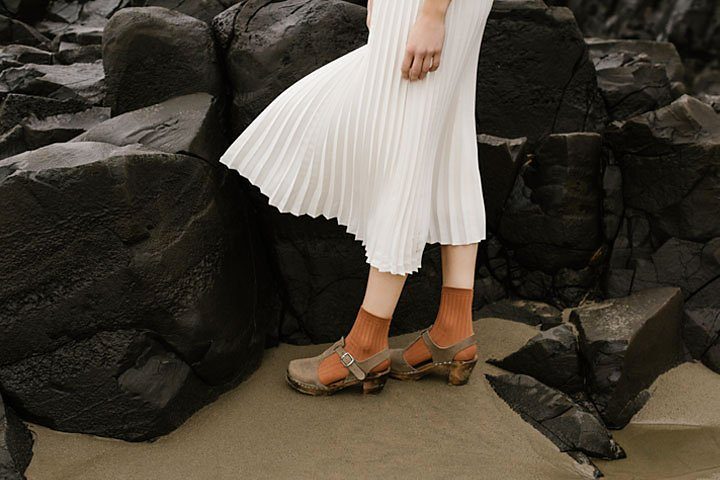
#> input picture question/a1images/highlights_and_shadows.jpg, 720 x 480 px
$ jupyter execute q4.ipynb   (shell and % lines are left out)
#> lines starting #> are read from the running program, lines starting #| are printed output that depends on the picture; after the words box and inside, x2 and y2 are one past the last pixel; in counts of white or black regions, pixels touching at a corner belong together
[cell 1]
import os
import cv2
import numpy as np
import matplotlib.pyplot as plt

# images are inside question/a1images/
IMG_DIR  = os.path.normpath(os.path.join(os.getcwd(), '..', 'question', 'a1images'))
SAVE_DIR = os.path.join(os.getcwd(), 'outputs')
os.makedirs(SAVE_DIR, exist_ok=True)

[cell 2]
# same idea as q3 histeq but only touches pixels where mask is True
# CDF is built from masked pixels only, background stays unchanged
def histeq_masked(img, mask):
    pixels  = img[mask]
    hist    = np.bincount(pixels.ravel(), minlength=256).astype(np.float64)
    cdf     = hist.cumsum()
    cdf_min = cdf[cdf > 0][0]
    lut     = np.round((cdf - cdf_min) / (pixels.size - cdf_min) * 255).astype(np.uint8)
    out     = img.copy()
    out[mask] = lut[img[mask]]  # only write back to masked region
    return out

[cell 3]
# load image and convert to gray
# Otsu picks the threshold automatically by maximizing between-class variance
# THRESH_BINARY_INV flips it so the darker foreground ends up white in binary
img  = cv2.imread(os.path.join(IMG_DIR, 'highlights_and_shadows.jpg'))
#> img is the input picture: shape (480, 720, 3); mean B, G, R 58.1, 68.6, 75.7
gray = cv2.cvtColor(img, cv2.COLOR_BGR2GRAY)
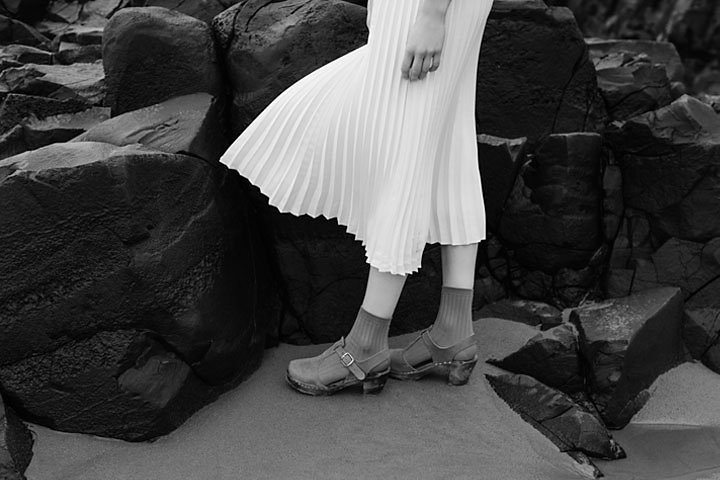
#> gray: shape (480, 720); min 0, max 255, mean 69.5

thresh, binary = cv2.threshold(gray, 0, 255, cv2.THRESH_BINARY_INV + cv2.THRESH_OTSU)
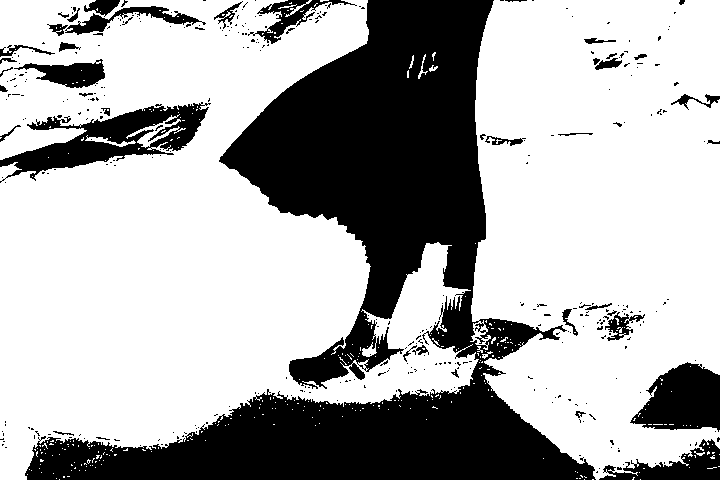
#> binary: shape (480, 720); 67.9% white; 355 black regions (315 under 20 px), largest, box (x1, y1, x2, y2) and area: (25, 0, 596, 480) 90453, (0, 102, 211, 183) 6289, (630, 362, 720, 432) 4310
#> thresh = 91
print(f'Otsu threshold: {int(thresh)}')
#| Otsu threshold: 91

[cell 4]
# white pixels in binary are the foreground — equalize only those
mask   = binary == 255
result = histeq_masked(gray, mask)
#> in histeq_masked, `hist    = np.bincount(pixels.ravel(), minlength=256).astype(np.float64)`: hist = 256 values, max 7412 at index 18, min 0 at index 92, mean 916.2
#> in histeq_masked, `cdf     = hist.cumsum()`: cdf = 256 values from 456 to 234538
#> in histeq_masked, `cdf_min = cdf[cdf > 0][0]`: cdf_min = 456
#> in histeq_masked, `lut     = np.round((cdf - cdf_min) / (pixels.size - cdf_min) * 255).as..`: lut = 256 values from 0 to 255
#> in histeq_masked, `out[mask] = lut[img[mask]]`:
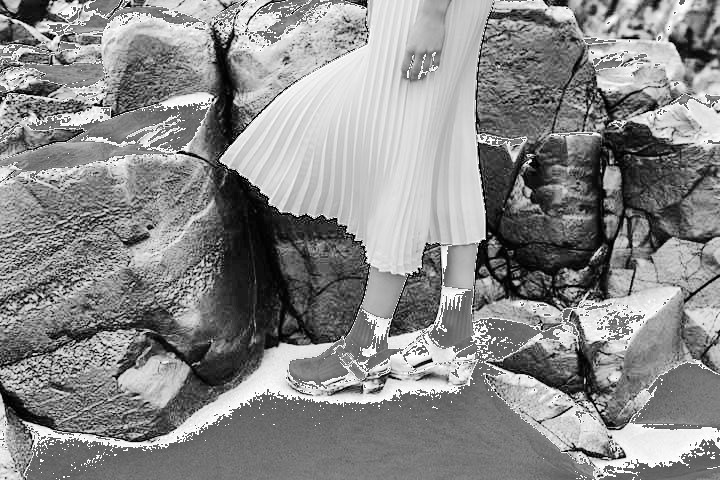
#> out: shape (480, 720); min 0, max 255, mean 137.2

[cell 5]
# top row: original color + the Otsu mask
# bottom row: plain grayscale vs the selectively equalized result
fig, axes = plt.subplots(2, 2, figsize=(12, 8))

axes[0, 0].imshow(cv2.cvtColor(img, cv2.COLOR_BGR2RGB))
axes[0, 0].set_title('Original')
axes[0, 0].axis('off')

axes[0, 1].imshow(binary, cmap='gray')
axes[0, 1].set_title(f'Otsu mask  (threshold = {int(thresh)})')
axes[0, 1].axis('off')

axes[1, 0].imshow(gray, cmap='gray')
axes[1, 0].set_title('Grayscale')
axes[1, 0].axis('off')

axes[1, 1].imshow(result, cmap='gray')
axes[1, 1].set_title('Foreground equalized')
axes[1, 1].axis('off')

plt.tight_layout()
plt.savefig(os.path.join(SAVE_DIR, 'q4_otsu_eq.png'), dpi=150)
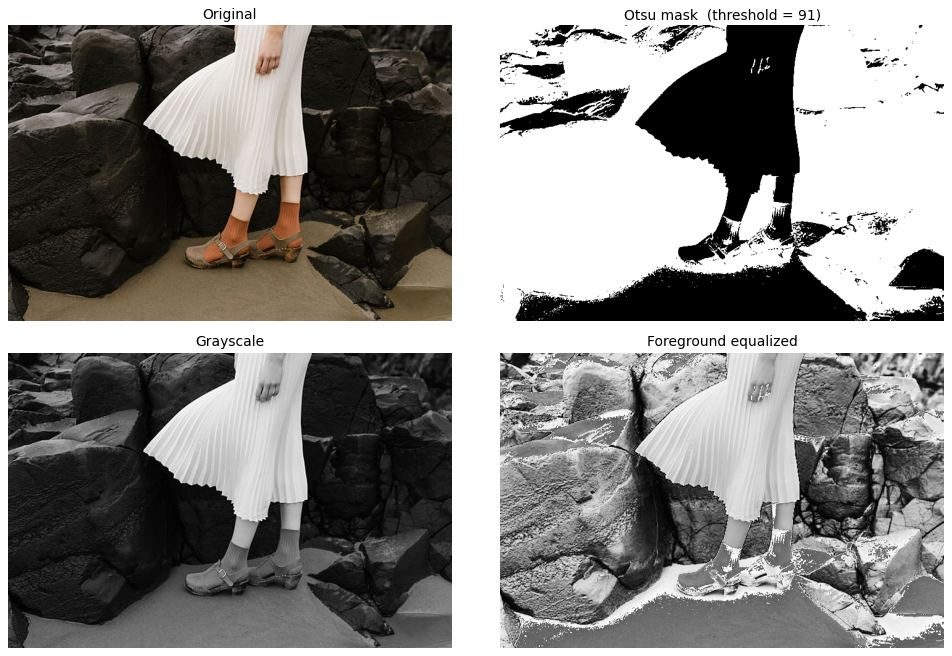
#> figure drawn by matplotlib, 4 panels
plt.show()

$ run again, with question/a1images/daisy.jpg copied over question/a1images/highlights_and_shadows.jpg
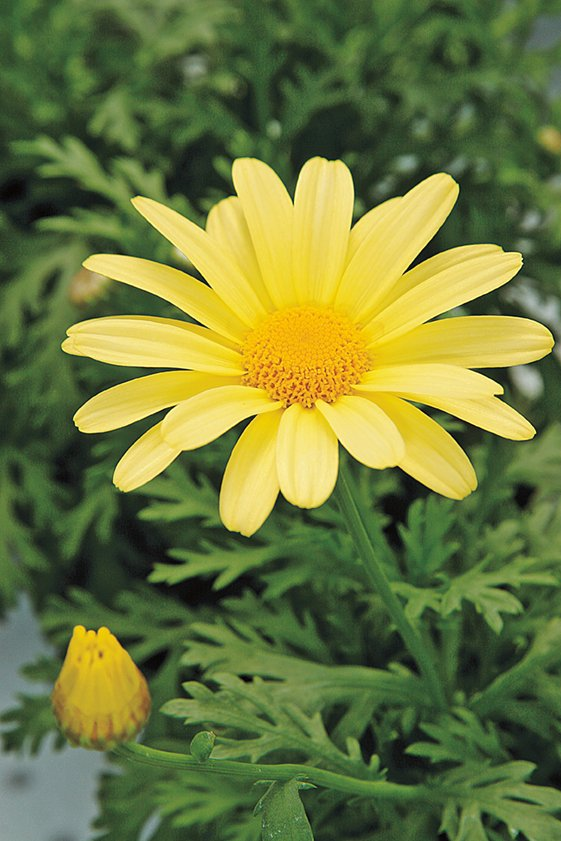
#> input picture question/a1images/daisy.jpg, 561 x 841 px
#> img is the input picture: shape (841, 561, 3); mean B, G, R 60.7, 120.3, 108.5
#> `thresh, binary = cv2.threshold(gray, 0, 255, cv2.THRESH_BINARY_INV + c..`:
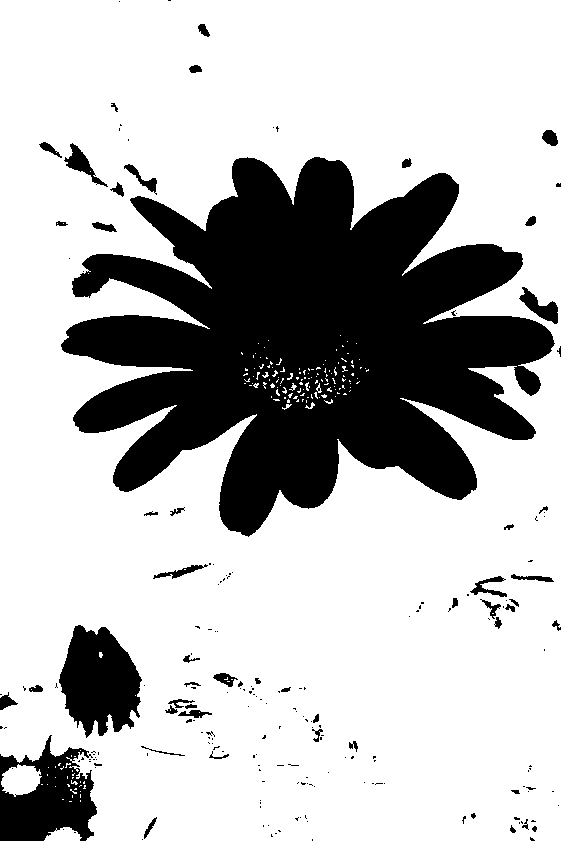
#> binary: shape (841, 561); 73.4% white; 202 black regions (150 under 20 px), largest, box (x1, y1, x2, y2) and area: (61, 157, 555, 537) 107614, (59, 625, 142, 738) 6364, (0, 735, 97, 841) 6233
#> thresh = 137
#| Otsu threshold: 137
#> hist = 256 values, max 4966 at index 69, min 0 at index 0, mean 1352.2
#> cdf = 256 values from 0 to 346172
#> cdf_min = 3
#> lut = 256 values from 0 to 255
#> `plt.savefig(os.path.join(SAVE_DIR, 'q4_otsu_eq.png'), dpi=150)`:
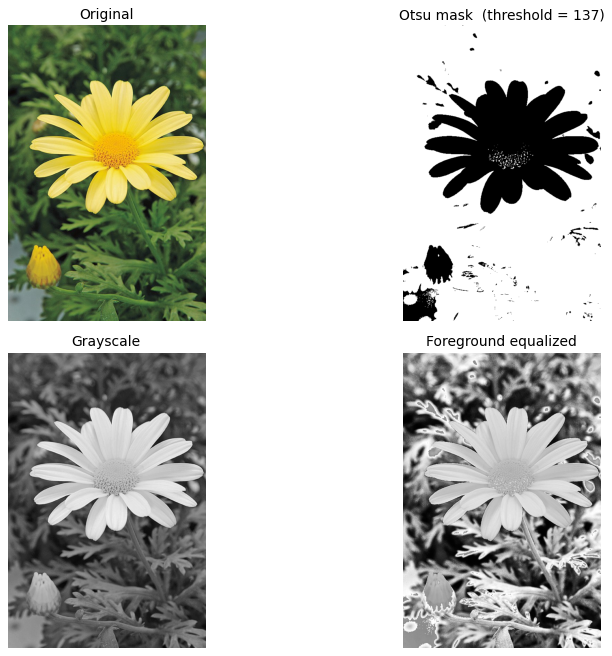
#> figure drawn by matplotlib, 4 panels

$ run again, with question/a1images/emma.jpg copied over question/a1images/highlights_and_shadows.jpg
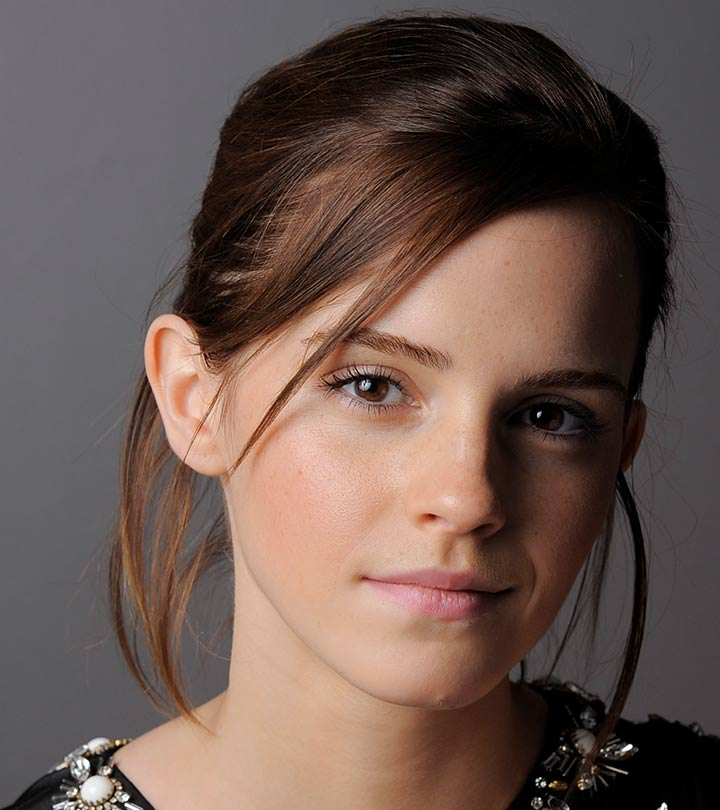
#> input picture question/a1images/emma.jpg, 720 x 810 px
#> img is the input picture: shape (810, 720, 3); mean B, G, R 80.1, 87.4, 106.8
#> `thresh, binary = cv2.threshold(gray, 0, 255, cv2.THRESH_BINARY_INV + c..`:
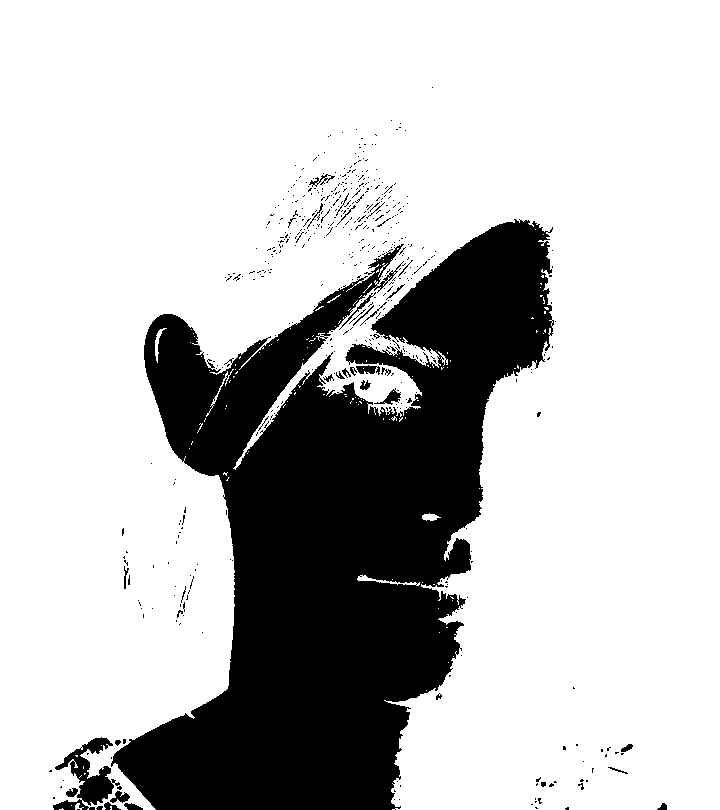
#> binary: shape (810, 720); 75.9% white; 518 black regions (482 under 20 px), largest, box (x1, y1, x2, y2) and area: (111, 219, 554, 810) 135253, (53, 737, 120, 810) 1889, (374, 388, 401, 405) 163
#> thresh = 119
#| Otsu threshold: 119
#> hist = 256 values, max 13969 at index 108, min 0 at index 120, mean 1729.6
#> cdf = 256 values from 13266 to 442773
#> cdf_min = 13266
#> lut = 256 values from 0 to 255
#> `plt.savefig(os.path.join(SAVE_DIR, 'q4_otsu_eq.png'), dpi=150)`:
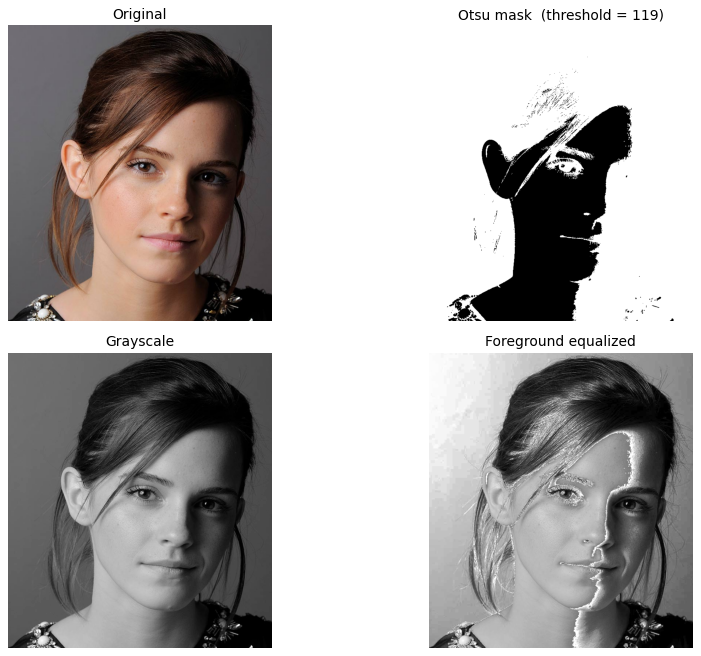
#> figure drawn by matplotlib, 4 panels
